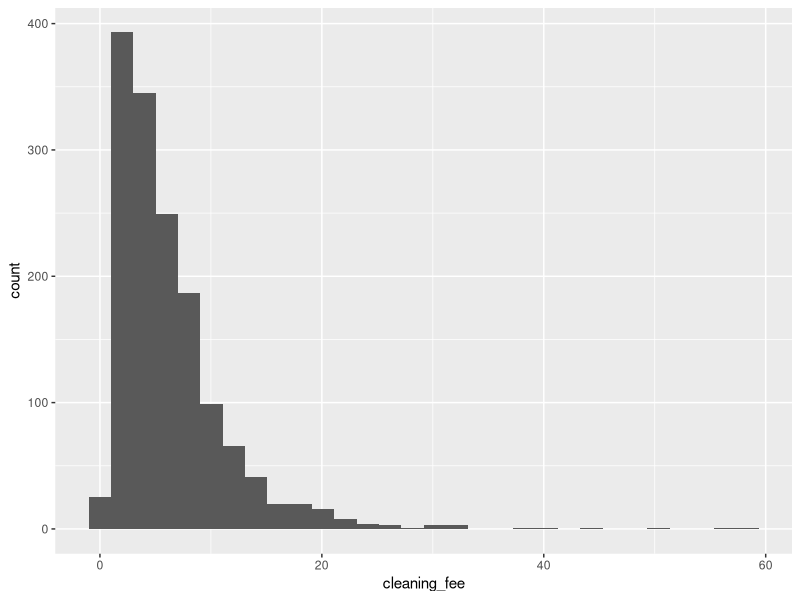
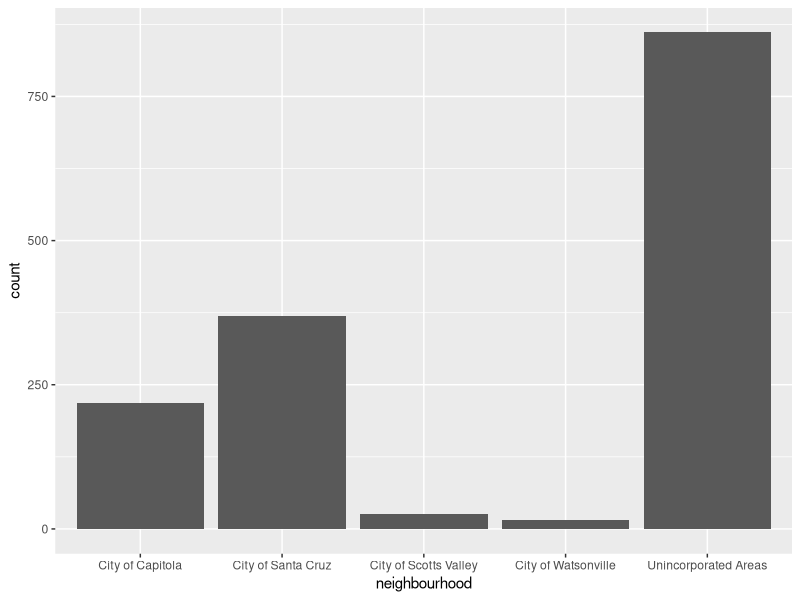
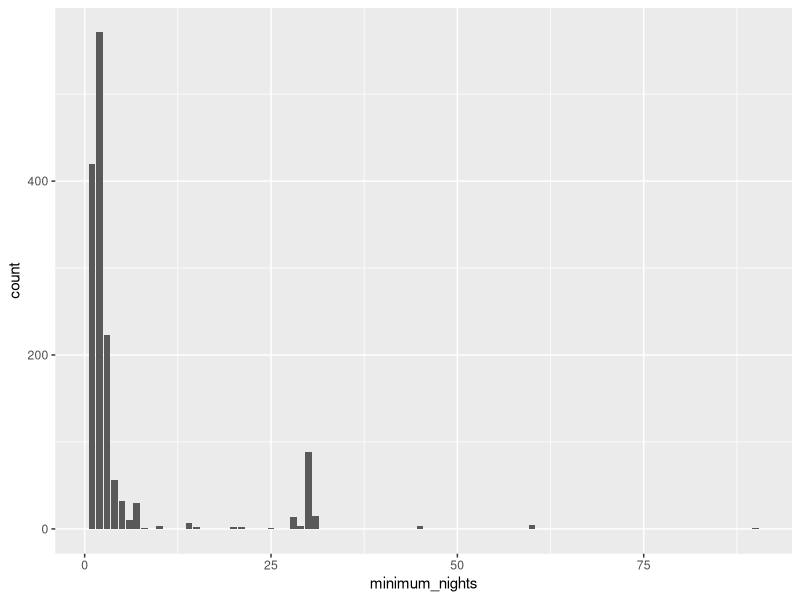
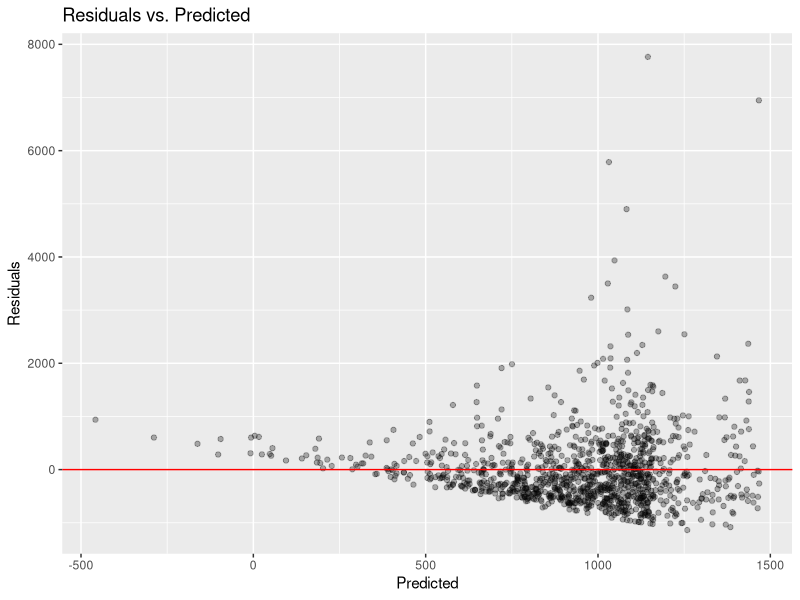
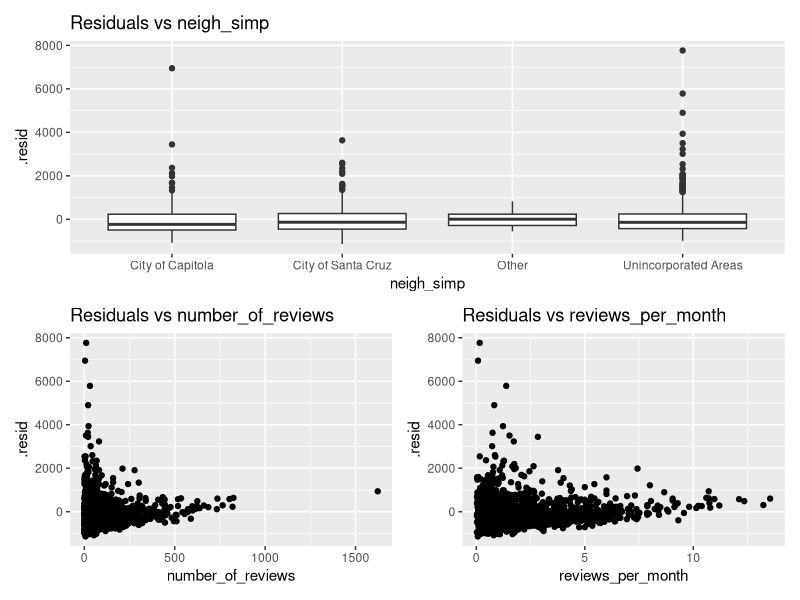

These figures' R source, in order:
## ---- chunk 1
knitr::opts_chunk$set(echo = TRUE)
library(tidyverse)
library(stringr)
library(knitr)
library(skimr)
library(broom)
library(patchwork)
## ---- chunk 2
airbnb <- read_csv("raw_data/listings.csv")
## ---- chunk 3
airbnb <- mutate(airbnb, cleaning_fee = 0.02*price)
airbnb
## ---- chunk 4
ggplot(data = airbnb, aes(x = cleaning_fee)) +
  geom_histogram() +
  labs("Distribution of Cleaning Fee")

## ---- chunk 5
airbnb %>%
  summarise(min = min(cleaning_fee), 
            q1 = quantile(cleaning_fee, 0.25), 
            q3 = quantile(cleaning_fee, 0.75), 
            max = max(cleaning_fee), 
            iqr = IQR(cleaning_fee), 
            mean = mean(cleaning_fee),
            median = median(cleaning_fee), 
            std_dev = sd(cleaning_fee)
            )
## ---- chunk 6
ggplot(data = airbnb, aes(x = neighbourhood)) +
  geom_bar() +
  labs("Distribution of Neighbourhood")
## ---- chunk 7
common_hoods <- sum(airbnb$neighbourhood == 'City of Capitola' | airbnb$neighbourhood == 'City of Santa Cruz' | airbnb$neighbourhood == 'Unincorporated Areas')
total_hoods <- nrow(airbnb)

# % of top 3 neighborhoods
common_hoods/total_hoods
## ---- chunk 8
airbnb <- mutate(airbnb, neigh_simp = fct_recode(neighbourhood, "Other" = "City of Scotts Valley", "Other" = "City of Watsonville"))

airbnb
## ---- chunk 9
ggplot(data = airbnb, aes(x = minimum_nights)) +
  geom_bar() +
  labs("Distribution of Neighbourhood")

min_nights_table <- table(airbnb$minimum_nights)
min_nights_table
## ---- chunk 10
airbnb_travel <- airbnb %>%
  filter(minimum_nights<=3)

airbnb_travel
## ---- chunk 11
airbnb_travel <- mutate(airbnb_travel, price_3_nights = 3*price + cleaning_fee)

airbnb_travel
## ---- chunk 12
model <- lm(price_3_nights ~ neigh_simp + number_of_reviews +  reviews_per_month , data = airbnb_travel)
tidy(model, conf.int = TRUE) %>%
  kable(format = "markdown", digits=3)
## ---- chunk 13
# visit_SC <- data.frame(neigh_simp = "Other", number_of_reviews = 10, reviews_per_month = 5.14)
predict(model, data.frame(neigh_simp = "Other", number_of_reviews = 10, reviews_per_month = 5.14), interval = "confidence")

## ---- chunk 14
airbnb_aug <- augment(model)
glimpse(airbnb_aug)

ggplot(data = airbnb_aug, aes(x = .fitted, y = .resid)) +
  geom_point(alpha = 0.3) + 
  geom_hline(yintercept = 0, color = "red") +
  labs(x = "Predicted", y = "Residuals", 
       title = "Residuals vs. Predicted")
## ---- chunk 15
p1 <- ggplot(data = airbnb_aug, aes(x = neigh_simp, y = .resid)) + 
  geom_boxplot() + 
  labs(title = "Residuals vs neigh_simp")

p2 <- ggplot(data = airbnb_aug, aes(x = number_of_reviews, y = .resid)) + 
  geom_point() + 
  labs(title = "Residuals vs number_of_reviews")

p3 <- ggplot(data = airbnb_aug, aes(x = reviews_per_month, y = .resid)) + 
  geom_point() + 
  labs(title = "Residuals vs reviews_per_month")

p1/(p2+p3)
